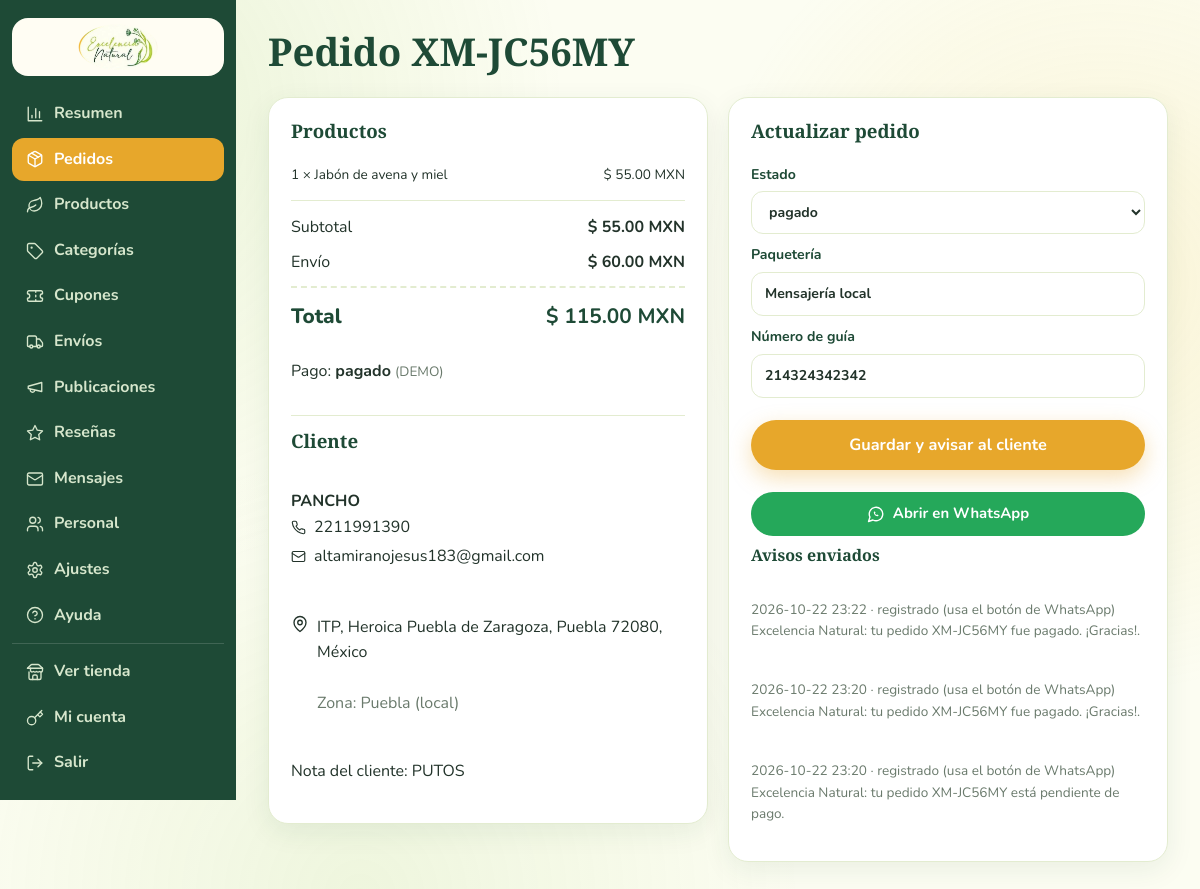
The app's page /admin/pedidos/1 (signed in) with its own data.
### tables this page shows
CREATE TABLE orders (
  id INTEGER PRIMARY KEY AUTOINCREMENT,
  code TEXT NOT NULL UNIQUE,
  user_id INTEGER NOT NULL,
  status TEXT DEFAULT 'pendiente',           -- pendiente|pagado|preparando|enviado|entregado|cancelado
  pay_status TEXT DEFAULT 'pendiente',
  pay_ref TEXT DEFAULT '',
  currency TEXT DEFAULT 'MXN',
  subtotal REAL, discount REAL DEFAULT 0, shipping REAL DEFAULT 0, total REAL,
  coupon TEXT DEFAULT '',
  delivery TEXT DEFAULT 'envio',             -- envio | recoger
  name TEXT, phone TEXT, email TEXT,
  addr TEXT DEFAULT '', city TEXT DEFAULT '', state TEXT DEFAULT '', zip TEXT DEFAULT '', country TEXT DEFAULT 'México',
  zone TEXT DEFAULT '', carrier TEXT DEFAULT '', tracking TEXT DEFAULT '',
  notes TEXT DEFAULT '',
  created TEXT DEFAULT CURRENT_TIMESTAMP
);

CREATE TABLE order_items (
  id INTEGER PRIMARY KEY AUTOINCREMENT,
  order_id INTEGER NOT NULL REFERENCES orders(id) ON DELETE CASCADE,
  product_id INTEGER,
  name TEXT, qty INTEGER, price REAL,
  ws INTEGER DEFAULT 0,                      -- 1 si se aplico mayoreo
  free INTEGER DEFAULT 0                     -- 1 si vino de codigo de producto gratis
);

CREATE TABLE notifications (
  id INTEGER PRIMARY KEY AUTOINCREMENT,
  order_id INTEGER,
  target TEXT, kind TEXT, text TEXT,
  sent INTEGER DEFAULT 0,
  created TEXT DEFAULT CURRENT_TIMESTAMP
);

### admin.py (the view, shortened to what this page needs)
@bp.route('/pedidos/<int:oid>', methods=['GET', 'POST'])
def order(oid):
    o = one('SELECT * FROM orders WHERE id = ?', (oid,))
    if not o:
        abort(404)
    items = q('SELECT * FROM order_items WHERE order_id = ?', (oid,))
    notes = q('SELECT * FROM notifications WHERE order_id = ? AND kind = "cliente" ORDER BY id DESC', (oid,))
    wa = u.wa_link(o['phone'], f"Excelencia Natural: tu pedido {o['code']} {u.STATUS_TXT.get(o['status'], '')}." +
                   (f" Guía {o['carrier']}: {o['tracking']}." if o['tracking'] else ''))
    return render_template('admin/order.html', o=o, items=items, notes=notes, statuses=STATUSES, wa=wa)

### admin.py (called while the page is built)
@bp.before_request
def only_staff():
    me = u.me()
    if not me or me['role'] != 'admin':
        return redirect(url_for('auth.admin_login', next=request.path))

### db.py (called while the page is built)
def get_db():
    if 'db' not in g:
        g.db = sqlite3.connect(config.DB_PATH)
        g.db.row_factory = sqlite3.Row
        g.db.execute('PRAGMA foreign_keys = ON')
    return g.db

def q(sql, args=()):
    return get_db().execute(sql, args).fetchall()

def one(sql, args=()):
    return get_db().execute(sql, args).fetchone()

def settings():
    res = dict(DEFAULTS)
    try:
        for r in q('SELECT k, v FROM settings'):
            res[r['k']] = r['v']
    except sqlite3.Error:
        pass
    return res

### icons.py (called while the page is built)
def icon(name, size=20, cls=''):
    body = P.get(name) or P['leaf']
    return Markup(
        f'<svg class="ic {cls}" width="{size}" height="{size}" viewBox="0 0 24 24" fill="none" stroke="currentColor" '
        f'stroke-width="1.8" stroke-linecap="round" stroke-linejoin="round" aria-hidden="true">{body}</svg>')

### utils.py (called while the page is built)
def me():
    if 'me' not in g:
        uid = session.get('uid')
        g.me = one('SELECT * FROM users WHERE id = ?', (uid,)) if uid else None
    return g.me

def csrf_token():
    if '_csrf' not in session:
        session['_csrf'] = secrets.token_hex(16)
    return session['_csrf']

def lang():
    return 'es'

def cur():
    return session.get('cur', 'MXN')

def money(n, c=None):
    c = c or cur()
    return ('US$ ' if c == 'USD' else '$ ') + f'{n:,.2f}' + (' USD' if c == 'USD' else ' MXN')

def cart_count():
    return sum(int(v) for v in session.get('cart', {}).values())

def wa_num(tel):
    d = re.sub(r'\D', '', tel or '')
    if len(d) == 10:
        d = '52' + d
    return d

def wa_link(tel, text):
    from urllib.parse import quote
    return f'https://wa.me/{wa_num(tel)}?text={quote(text)}'

### templates/admin/order.html (shortened to what this page needs)
{% extends 'admin/base.html' %}
{% block h1 %}Pedido {{ o.code }}{% endblock %}
{% block body %}
<div class="two-col">
  <div class="form-card">
    <h3>Productos</h3>
    {% for i in items %}<div class="row small"><span>{{ i.qty }} × {{ i.name }}{% if i.ws %} <span class="tag inline">mayoreo</span>{% endif %}</span><span>{{ money(i.price * i.qty, o.currency) }}</span></div>{% endfor %}
    <hr>
    <div class="row"><span>Subtotal</span><b>{{ money(o.subtotal, o.currency) }}</b></div>
    <div class="row"><span>Envío</span><b>{{ money(o.shipping, o.currency) }}</b></div>
    <div class="row total"><span>Total</span><b>{{ money(o.total, o.currency) }}</b></div>
    <p>Pago: <b>{{ o.pay_status }}</b> {% if o.pay_ref %}<span class="muted small">({{ o.pay_ref }})</span>{% endif %}</p>
    <hr>
    <h3>Cliente</h3>
    <p><b>{{ o.name }}</b><br><span class="row-i">{{ icon('phone', 15) }} {{ o.phone }}</span><br><span class="row-i">{{ icon('mail', 15) }} {{ o.email }}</span></p>
    {% if o.delivery == 'recoger' %}<p class="row-i">{{ icon('store', 18) }} <b>Recoge en tienda</b></p>
    {% else %}<p class="row-i" style="align-items:flex-start">{{ icon('pin', 18) }} <span>{{ o.addr }}, {{ o.city }}, {{ o.state }} {{ o.zip }}, {{ o.country }}<br><br><span class="muted">Zona: {{ o.zone }}</span></span></p>{% endif %}
    {% if o.notes %}<p>Nota del cliente: {{ o.notes }}</p>{% endif %}
  </div>
  <form method="post" class="form-card">
    <h3>Actualizar pedido</h3>
    <label>Estado
      <select name="status">{% for s in statuses %}<option {{ 'selected' if s == o.status }}>{{ s }}</option>{% endfor %}</select>
    </label>
    <label>Paquetería<input name="carrier" value="{{ o.carrier }}"></label>
    <label>Número de guía<input name="tracking" value="{{ o.tracking }}"></label>
    <button class="btn btn-lg block">Guardar y avisar al cliente</button>
    <a class="btn btn-wa block" href="{{ wa }}" target="_blank" rel="noopener">{{ icon('whatsapp', 18) }} Abrir en WhatsApp</a>
    <h4>Avisos enviados</h4>
    {% for n in notes %}<p class="small muted">{{ n.created|fdate }} · {{ 'enviado' if n.sent else 'registrado (usa el botón de WhatsApp)' }}<br>{{ n.text }}</p>{% else %}<p class="muted small">Ninguno aún.</p>{% endfor %}
  </form>
</div>
{% endblock %}

### static/css/style.css (style rules this page uses)
:root { --g1:#8dc34a; --g2:#5f9a2f; --g3:#1e4a36; --gold:#e7a72b; --gold2:#f6d46a; --cream:#fffdf3; --bg:#fcfdf2; --card:#ffffff; --tx:#22332a; --mu:#6a7a6c; --bd:#e3ecd0; --red:#c9483b; --r:20px; --sh:0 8px 28px rgba(30, 74, 54, .08); --sh2:0 18px 44px rgba(30, 74, 54, .16); --grad:linear-gradient(135deg, var(--g1), var(--gold)) }
* { box-sizing:border-box }
html { scroll-behavior:smooth }
body { margin:0; background:var(--bg); color:var(--tx); font-family:'Nunito', system-ui, sans-serif; line-height:1.6; position:relative; overflow-x:hidden }
body::before { content:''; position:fixed; inset:0; z-index:-1; pointer-events:none; background:radial-gradient(circle at 8% 12%, rgba(141, 195, 74, .16), transparent 34%), radial-gradient(circle at 92% 30%, rgba(246, 212, 106, .20), transparent 32%), radial-gradient(circle at 30% 95%, rgba(141, 195, 74, .12), transparent 36%) }
h1,h2,h3,h4 { font-family:'Playfair Display', Georgia, serif; line-height:1.2; margin:0 0 .6em; color:var(--g3); font-weight:600 }
.btn,.price,.brand-t,.stat b { font-family:'Nunito', sans-serif }
a { color:var(--g2); text-decoration:none }
svg.ic { flex:none; vertical-align:middle }
.muted { color:var(--mu) }
.small { font-size:.85rem }
.row-i { display:inline-flex; align-items:center; gap:8px }
.btn { display:inline-flex; align-items:center; justify-content:center; gap:8px; border:0; cursor:pointer; background:var(--g3); color:#fff; font-weight:700; padding:10px 22px; border-radius:999px; font-size:.93rem; transition:transform .15s, box-shadow .2s, background .2s }
.btn-lg { padding:14px 30px; font-size:1.02rem; background:var(--gold); color:#fff; box-shadow:0 8px 22px rgba(231, 167, 43, .35) }
.btn-wa { background:#25a85a; color:#fff; margin-top:10px }
.btn.block,.block { display:flex; width:100%; margin-top:12px }
label { display:grid; gap:5px; font-weight:700; font-size:.88rem; color:var(--g3) }
input,select,textarea { font:inherit; padding:10px 13px; border:1.5px solid var(--bd); border-radius:12px; background:#fff; color:var(--tx); transition:border-color .2s, box-shadow .2s; width:100% }
.summary,.form-card { background:#fff; border-radius:var(--r); padding:22px; box-shadow:var(--sh); border:1px solid var(--bd); display:grid; gap:10px; align-content:start }
.row { display:flex; justify-content:space-between; gap:10px }
.row.total { font-size:1.3rem; color:var(--g3); font-weight:800; border-top:2px dashed var(--bd); padding-top:12px }
hr { border:0; border-top:1px solid var(--bd); width:100%; margin:4px 0 }
.adm { display:grid; grid-template-columns:236px 1fr; min-height:100vh }
.two-col { display:grid; grid-template-columns:1fr 1fr; gap:20px; margin-bottom:20px; align-items:start }

### records on screen
orders: code "XM-JC56MY", subtotal+currency "$ 55.00 MXN", shipping+currency "$ 60.00 MXN", total+currency "$ 115.00 MXN", pay_status "pagado", pay_ref "DEMO", name "PANCHO", phone "2211991390", email "altamiranojesus183@gmail.com", addr "ITP", city "Heroica Puebla de Zaragoza", state "Puebla", zip "72080", country "México", zone "Puebla (local)", notes "PUTOS", carrier "Mensajería local", tracking "214324342342"
order_items: qty "1", name "Jabón de avena y miel", money(i.price*i.qty,o.currency) "$ 55.00 MXN"
notifications: created|fdate "2026-10-22 23:22", sent "registrado (usa el botón de WhatsApp)", text "Excelencia Natural: tu pedido XM-JC56MY fue pagado. ¡Gracias!."
notifications: created|fdate "2026-10-22 23:20", sent "registrado (usa el botón de WhatsApp)", text "Excelencia Natural: tu pedido XM-JC56MY fue pagado. ¡Gracias!."
notifications: created|fdate "2026-10-22 23:20", sent "registrado (usa el botón de WhatsApp)", text "Excelencia Natural: tu pedido XM-JC56MY está pendiente de pago."

### other values on screen
{{ n }} "Resumen" "Pedidos" "Productos" "Categorías" "Cupones" "Envíos" "Publicaciones" "Reseñas" "Mensajes" "Personal" "Ajustes" "Ayuda"
form field status "pagado"
